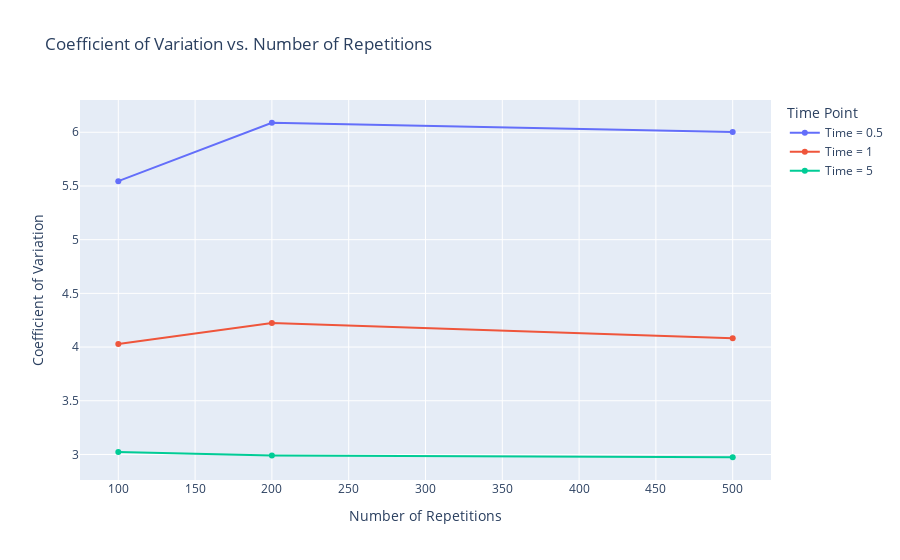

Notebook code cell kept with this figure:
### Code cell
import plotly.graph_objects as go
import pandas as pd

# Prepare data for plotting
reps = [100, 200, 500]
times = [0.5, 1, 5]
plot_data = {'Time': [], 'Repetitions': [], 'Coefficient of Variation': []}

for key, val in descrip_stat_time.items():
    time, rep = eval(key)
    plot_data['Time'].append(time)
    plot_data['Repetitions'].append(rep)
    plot_data['Coefficient of Variation'].append(val['coefficient of variation'])

df = pd.DataFrame(plot_data)

### Step 2: Create the Plot
fig = go.Figure()

# Add traces for each time point
for time in times:
    sub_df = df[df['Time'] == time]
    fig.add_trace(go.Scatter(
        x=sub_df['Repetitions'], 
        y=sub_df['Coefficient of Variation'],
        mode='lines+markers',
        name=f'Time = {time}'
    ))

# Update layout
fig.update_layout(
    title="Coefficient of Variation vs. Number of Repetitions",
    xaxis_title="Number of Repetitions",
    yaxis_title="Coefficient of Variation",
    legend_title="Time Point"
)

# Show the plot
fig.show()

### Figure 1 — Plotly figure (JSON) as saved in the notebook; plotly's stock layout.template omitted (floating-point values rounded to 4 significant figures)
{"data": [{"mode": "lines+markers", "name": "Time = 0.5", "type": "scatter", "x": [100, 200, 500], "y": [5.545, 6.089, 6.003]}, {"mode": "lines+markers", "name": "Time = 1", "type": "scatter", "x": [100, 200, 500], "y": [4.028, 4.224, 4.082]}, {"mode": "lines+markers", "name": "Time = 5", "type": "scatter", "x": [100, 200, 500], "y": [3.023, 2.991, 2.974]}], "layout": {"legend": {"title": {"text": "Time Point"}}, "title": {"text": "Coefficient of Variation vs. Number of Repetitions"}, "xaxis": {"title": {"text": "Number of Repetitions"}}, "yaxis": {"title": {"text": "Coefficient of Variation"}}}}
